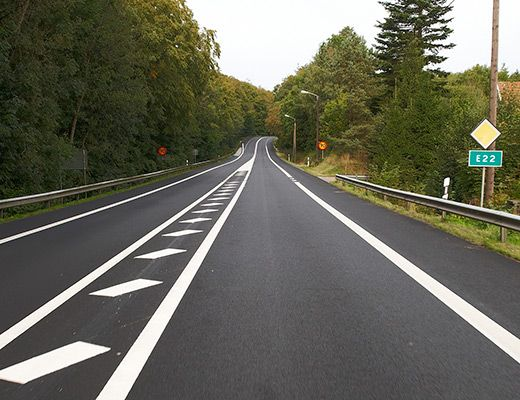
#> input picture Python/road4.jpg, 520 x 400 px
$ python lanedetect.py
#> lines starting #> are read from the running program, lines starting #| are printed output that depends on the picture; after the words box and inside, x2 and y2 are one past the last pixel; in counts of white or black regions, pixels touching at a corner belong together
#Python implementation of Hough transform

def plot_line(img_lane_output, rho, theta, test, HT_offset_h, color):
	#generate lines from rho and theta
	a = np.cos(theta)
	b = np.sin(theta)
	x0 = a*rho
	y0 = b*rho + HT_offset_h
	x1 = int(x0 + 1000*(-b))
	y1 = int(y0 + 1000*(a))
	x2 = int(x0 - 1000*(-b))
	y2 = int(y0 - 1000*(a))
	cv2.line(img_lane_output, (x1,y1),(x2,y2),color,2)

# IMPORTS
from scipy.ndimage import filters
import matplotlib.pyplot as plt
import numpy as np
from PIL import Image
import cv2
import time;

START_TIME = time.time()

# GLOBAL VARIBALES

FILENAME = "road4.jpg"
H_WINDOW = 1
DIALATION_KERNEL_SIZE = 3


# READ IN IMAGES

img_original= Image.open(FILENAME).convert('L')
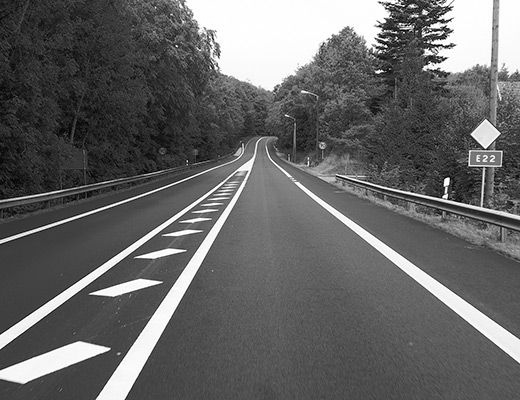
#> img_original: PIL image 520x400 L; min 0, max 255, mean 101.5
img_original = np.array(img_original.convert(mode='RGB')) # convert to 3 channel grey scale
#> img_original: shape (400, 520, 3)


img_lane_output = Image.open(FILENAME).convert('L')
img_lane_output = np.array(img_lane_output.convert(mode='RGB')) # convert to 3 channel grey scale

# input image as greyscale
img_original_grey = np.array(Image.open(FILENAME).convert('L'))


# CROP IMAGE
height,width = img_original_grey.shape[:2]
#> height = 400; width = 520
h_offset = int((1-H_WINDOW)*height)
#> h_offset = 0
img_grey_cropped = img_original_grey[h_offset:, :]


# ================= LIBRARY IMPLMENTATION =================

# SOBEL FILTERING
imx = np.zeros(img_grey_cropped.shape)
imy = np.zeros(img_grey_cropped.shape)
filters.sobel(img_grey_cropped,1,imx,cval=0.0)  # axis 1 is x
filters.sobel(img_grey_cropped,0,imy, cval=0.0) # axis 0 is y
#img_sobel = np.sqrt(imx**2+imy**2)
img_sobel = np.uint8((abs(imx)+abs(imy))/4)

#cv2.imwrite('image1_1.png', img_sobel)

# OTSU THRESHOLD BINARIZATION
# applying Otsu thresholding as an extra flag in binary thresholding
ret, img_thresh = cv2.threshold(img_sobel, 20, 255, cv2.THRESH_BINARY)
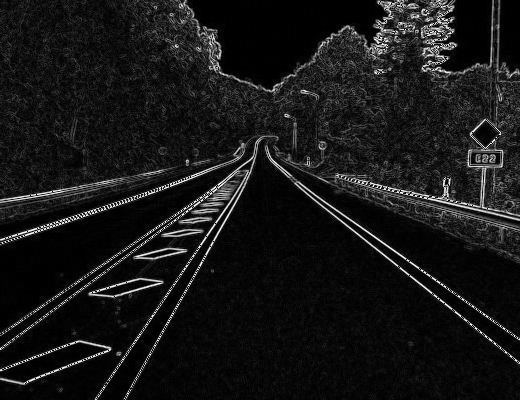
#> img_sobel: shape (400, 520); min 0, max 255, mean 23

# IMAGE DIALATION
# Taking a matrix of size DIALATION_KERNEL_SIZE as the kernel
kernel = np.ones((DIALATION_KERNEL_SIZE,DIALATION_KERNEL_SIZE), np.uint8)
img_dilation = cv2.dilate(img_thresh, kernel, iterations=1)
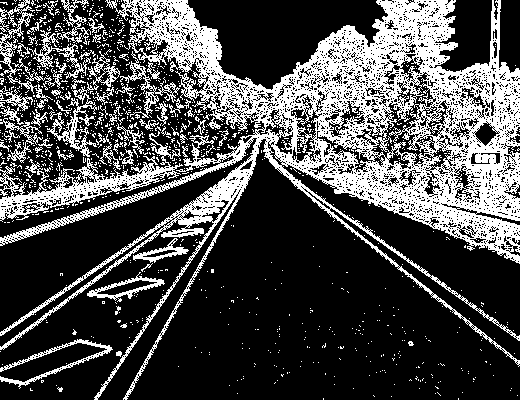
#> img_thresh: shape (400, 520); 29.3% white; 1034 white regions (974 under 20 px), largest, box (x1, y1, x2, y2) and area: (0, 0, 520, 400) 45889, (0, 131, 183, 222) 3562, (47, 51, 120, 157) 1253


# HOUGH TRANSFORM
middle_div = int(width/2)
#> middle_div = 260
HT_offset_h = int(round(3*height/5))
#> HT_offset_h = 240
img_dilation_cropped = img_dilation[HT_offset_h:, :]

img_ROI_L = img_dilation_cropped#[:, 0:middle_div]
img_ROI_R = img_dilation_cropped#[:, middle_div:]

lines_left = cv2.HoughLines(img_ROI_L,1,np.pi/180,110)
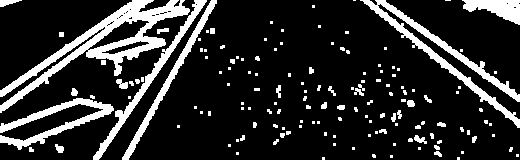
#> img_ROI_L: shape (160, 520); 16.7% white; 149 white regions (107 under 20 px), largest, box (x1, y1, x2, y2) and area: (0, 0, 190, 113) 4211, (360, 0, 520, 128) 2472, (0, 98, 114, 150) 1531
end_now = False

###
for current_line in lines_left:
    if(end_now):
        break
    for rho,theta in current_line:
        if(theta*180/np.pi<1 or theta*180/np.pi>65):
            continue
        #plot_line(img_lane_output, rho, theta, 0, HT_offset_h,'b')
        plot_line(img_lane_output, rho, theta, 0, HT_offset_h, (0, 0, 255))
        print("lib - rho_L={0:.2f}, theta_L={1:.2f}".format(rho, np.rad2deg(theta)))
        end_now = True
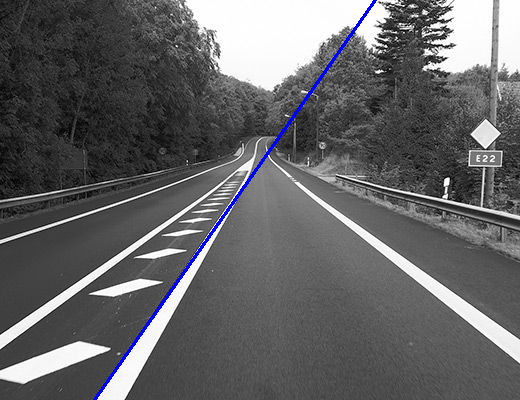
#> img_lane_output: shape (400, 520, 3); mean R, G, B 100.2, 100.2, 102.2


lines_right = cv2.HoughLines(img_ROI_R,1,np.pi/180,110)
#> lines_right = 237 rows, first 8: [-223, 2.23], [169, 0.611], [-229, 2.25], [-231, 2.25], [-237, 2.27], [168, 0.593], [-217, 2.22], [170, 0.593]
end_now = False
for current_line in lines_right:
    if(end_now):
        break
    for rho,theta in current_line:
        if(theta*180/np.pi<115 or theta*180/np.pi>179):
            continue
        #plot_line(img_lane_output, rho, theta, 0, HT_offset_h,'r')
        plot_line(img_lane_output, rho, theta, 0,HT_offset_h, (255, 0, 0))
        print("lib - rho_R={0:.2f}, theta_R={1:.2f}".format(rho, np.rad2deg(theta)))
        end_now = True
#> this loop made 2 passes
#> current_line on pass 1: [[-223, 2.23]]
#| lib - rho_R=-223.00, theta_R=128.00
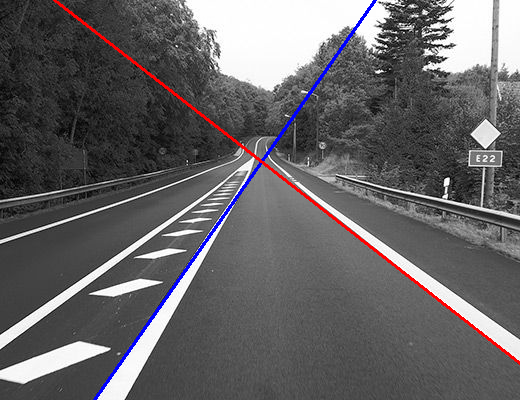
#> img_lane_output: shape (400, 520, 3); 0.84% of pixels changed, all inside (x1, y1, x2, y2) = (53, 0, 520, 365)


print("Runtime OpenCV [ms]:",(time.time() - START_TIME)*1000)


START_TIME = time.time()

# PREPARE OUTPUTS

output = np.concatenate((img_original[:int(h_offset/1.5), :], img_lane_output[int(h_offset/1.5):, :]), axis=0)


fig = plt.figure(figsize=(6,7))
plt.subplots_adjust(left=0.05, right=0.95, top=0.95, bottom=0.05)

ax0 = fig.add_subplot(321)
ax0.axis('off')
ax0.set_title('Original Image')
ax0.imshow(img_original_grey, cmap='gray')

ax1_l = fig.add_subplot(322)
ax1_l.axis('off')
ax1_l.set_title('1. Sobel Filter ')
ax1_l.imshow(img_sobel, cmap='gray')

ax2_l = fig.add_subplot(323)
ax2_l.axis('off')
ax2_l.set_title('2. Threshold Binarization ')
ax2_l.imshow(img_thresh, cmap='gray')


ax3_l = fig.add_subplot(324)
ax3_l.axis('off')
ax3_l.set_title('3. Image Dilation ')
ax3_l.imshow(img_dilation, cmap='gray')


ax4_l = fig.add_subplot(325)
ax4_l.axis('off')
ax4_l.set_title('4. Lane Detection ')
ax4_l.imshow(output)


plt.show()
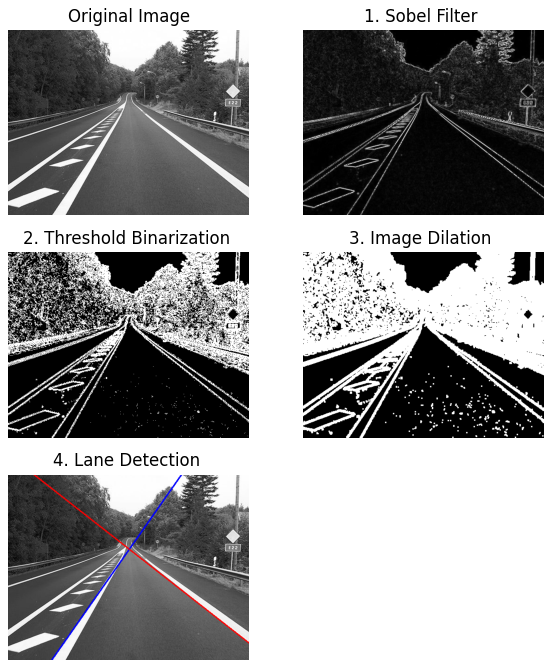
#> figure drawn by matplotlib, 5 panels
